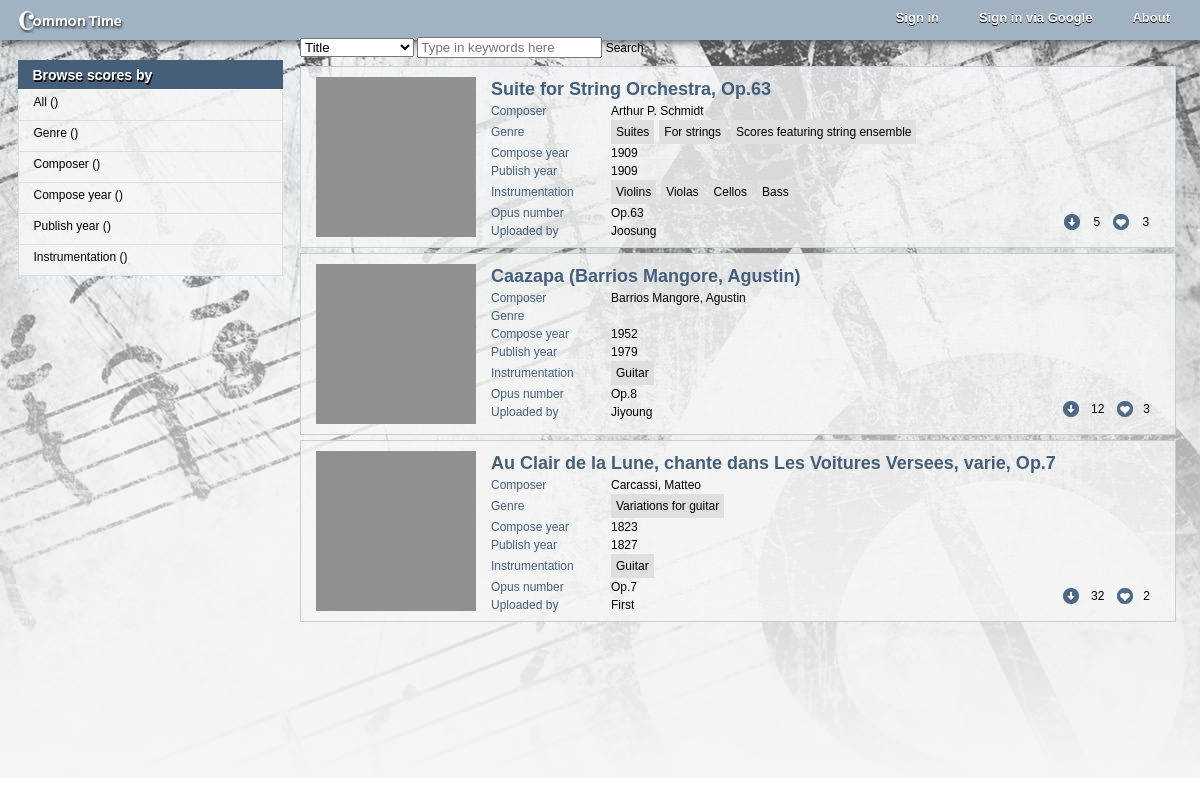
Screenshot of /browse.php with the database file from the repository.
### tables this page shows
CREATE TABLE `CT_Score` (
  `id` int(11) NOT NULL AUTO_INCREMENT,
  `title` varchar(100) NOT NULL,
  `isFlagged` int(11) DEFAULT '0',
  `isPublic` int(11) NOT NULL DEFAULT '0',
  `composer` varchar(200) DEFAULT NULL COMMENT 'foreign key',
  `composeYear` int(11) DEFAULT NULL,
  `publishYear` int(11) DEFAULT NULL,
  `description` varchar(4000) DEFAULT NULL,
  `downloadLink` varchar(4000) DEFAULT 'assets/scores/sample.jpg',
  `downloads` int(11) NOT NULL DEFAULT '0',
  `likes` int(11) DEFAULT '0',
  `likeList` varchar(4000) DEFAULT NULL,
  `timestamp` int(11) NOT NULL DEFAULT '0',
  `uploadedBy` int(11) NOT NULL DEFAULT '0' COMMENT 'foreign key',
  `language` varchar(45) DEFAULT NULL,
  `opusNum` varchar(45) DEFAULT NULL,
  `key` varchar(45) DEFAULT NULL,
  PRIMARY KEY (`id`)
);

CREATE TABLE `CT_Genre` (
  `id` int(11) NOT NULL AUTO_INCREMENT,
  `refScore` int(11) DEFAULT NULL,
  `genre` varchar(50) NOT NULL,
  PRIMARY KEY (`id`)
);

CREATE TABLE `CT_Instrumentation` (
  `id` int(11) NOT NULL AUTO_INCREMENT,
  `refScore` int(11) DEFAULT NULL,
  `instrumentation` varchar(200) NOT NULL,
  PRIMARY KEY (`id`)
);

CREATE TABLE `CT_User` (
  `id` int(11) NOT NULL AUTO_INCREMENT,
  `userEmail` varchar(50) NOT NULL,
  `userPw` varchar(1000) NOT NULL,
  `firstName` varchar(50) NOT NULL,
  `middleName` varchar(50) DEFAULT NULL,
  `lastName` varchar(50) NOT NULL,
  `level` int(11) NOT NULL DEFAULT '1' COMMENT 'for penalizing & incentivizing purposes',
  `redFlag` int(11) DEFAULT '0',
  `joinDate` timestamp NULL DEFAULT NULL,
  `lastAccess` timestamp NULL DEFAULT NULL,
  `avatarPic` varchar(200) DEFAULT 'assets/images/profile.jpg',
  `securityQ` varchar(200) DEFAULT NULL,
  `securityA` varchar(200) DEFAULT NULL,
  `emailSHA` varchar(100) NOT NULL,
  PRIMARY KEY (`id`)
);

### functions.php (called while the page is built, shortened)
<?php
function idToValue($val, $table, $condition){
	global $connect;
	$query = "SELECT ".mysql_real_escape_string($val)." FROM ".mysql_real_escape_string($table)." WHERE id = ".mysql_real_escape_string($condition).";";
	$result = mysql_query($query, $connect);
	$data = @mysql_fetch_array($result);
	return $data;
}
?>

### browse.php (the view, shortened to what this page needs)
<?php
require_once("functions.php");
?>
<!DOCTYPE html PUBLIC "-//W3C//DTD XHTML 1.0 Transitional//EN" "http://www.w3.org/TR/xhtml1/DTD/xhtml1-transitional.dtd">
<html xmlns="http://www.w3.org/1999/xhtml">
<head>
<link rel="stylesheet" href="http://code.jquery.com/ui/1.10.2/themes/smoothness/jquery-ui.css" />
<link rel="stylesheet" href="./assets/style.css">
<link rel="stylesheet" href="./assets/libraries/select/select2.css">
<link rel="stylesheet" href="http://code.jquery.com/mobile/1.3.0/jquery.mobile-1.3.0.min.css" />
<?php
if(isset($_GET['keyword'])){
	$srchType = $_GET['srchType'];
	$keyword = $_GET['keyword'];
	if($_GET['keyword'] != ''){
		$docTitle = "Search results for ".htmlentities($keyword);
	}else{
		$docTitle = "Browse music scores";
	}
	dbconnect();
	if($srchType != 'tag'){
		if($srchType == 'genre'){
			$tempQuery = "SELECT refScore FROM CT_Genre WHERE genre LIKE '%".mysql_real_escape_string($keyword)."%';";
			$tempResult = mysql_query($tempQuery, $connect);
			$fetchQuery = "SELECT * FROM CT_Score WHERE ";
			while($tempData = mysql_fetch_array($tempResult)){
				$fetchQuery .= "id = ".$tempData['refScore']." OR ";
			}
			if(mysql_num_rows($tempResult) == 0){
				$fetchQuery = "SELECT id FROM CT_Score WHERE 0;";
			}else{
				$fetchQuery = substr($fetchQuery, 0, strlen($fetchQuery)-3);
				$fetchQuery .= ";";
			}
		}else{
			if($srchType == 'instrumentation'){
				$tempQuery = "SELECT refScore FROM CT_Instrumentation WHERE instrumentation = '".mysql_real_escape_string($keyword)."';";
				$tempResult = mysql_query($tempQuery, $connect);
				if(mysql_num_rows($tempResult) > 0){
					$tempStr = ' ';
					while($tempData = mysql_fetch_array($tempResult)){
						$tempStr.= "id = ".$tempData[0]." OR ";
					}
					$tempStr = substr($tempStr, 0, strlen($tempStr)-4).";";
					$fetchQuery = "SELECT * FROM CT_Score WHERE".$tempStr;
				}else{
					$fetchQuery = "SELECT id FROM CT_Score WHERE 0;";
				}
			}else{
				$fetchQuery = "SELECT * FROM CT_Score WHERE ".mysql_real_escape_string($srchType)." LIKE '%".mysql_real_escape_string($keyword)."%' LIMIT 0, 10;";
			}
		}
	}else if($srchType == 'tag'){
		$tempQuery = "SELECT DISTINCT refScore FROM CT_ScoreTag WHERE tag LIKE '%".mysql_real_escape_string($keyword)."%';";
		$tempResult = mysql_query($tempQuery, $connect);
		$fetchQuery = "SELECT * FROM CT_Score WHERE ";
		while($tempData = mysql_fetch_array($tempResult)){
			$fetchQuery .= "id = ".$tempData['refScore']." OR ";
		}
		if(mysql_num_rows($tempResult) == 0){
			$fetchQuery = "SELECT id FROM CT_Score WHERE 0;";
		}else{
			$fetchQuery = substr($fetchQuery, 0, strlen($fetchQuery)-3);
			$fetchQuery .= ";";
		}
	}
	$fetchResult = mysql_query($fetchQuery, $connect);
}else{
	$fetchQuery = "SELECT * FROM CT_Score LIMIT 0, 10;";
	$fetchResult = mysql_query($fetchQuery, $connect);
}
?>
</head>
<body>
<div id="bg"></div>
<div class="page">
	<div class="top_nav">
    	<div class="logo_top" onclick="location.href='index.php';">
        	<img src="assets/images/logo.png"/>
        </div>
    	<div class="topmenus">
        	<ul>
            	<li id="aboutPage">About</li>
                <?php
					if(!isset($_SESSION['primaryId']) || $_SESSION['primaryId'] == ''){
						echo('
							<li id="loginW">Sign in via Google</li>
			                <div id="loginWindow">
		                	<div id="formComponents">
        	                <form id="Form_keepSigned" action="index.php" method="get" data-ajax="false">
                	        	<input type="checkbox" name="keepSignedIn" value=1 id="keepSignedIn" data-role="none">
                    	        <input type="hidden" name="loginType" value=1>
                        		<label for="keepSignedIn">Keep me signed in</label>
            	            </form>
 		                    </div>
                			</div>
							<li id="loginWN">Sign in</li>
			                <div id="loginWindowN">
		                	<div id="formComponentsN">
        	                <form id="Form_keepSignedN" action="index.php" method="post" data-ajax="false">
								<input type="text" name="userEmail" placeholder="Email"><input type="password" placeholder="Password" name="userPw">
                	        	<input type="checkbox" name="keepSignedInN" value=1 id="keepSignedInN" data-role="none">
								<label for="keepSignedInN">Keep me signed in</label>
                    	        <input type="hidden" name="loginType" value=2>
								<div data-role="fieldcontain">
									<input type="submit" id="normal_signin" value="Sign in"><input type="button" id="normal_signup" value="Sign up"><input type="button" id="normal_help" value="Help!">
								</div>
            	            </form>
 		                    </div>
                			</div>
						');
					}else{
						echo("<li id='logOut'>Log out</li>");
						echo("<li id='userPanel'>".$_SESSION['firstName']."</li>");
						echo("<li id='upload' onclick=location.href='upload.php'>Upload a score</li>");
					}
				?>
        	</ul>
        </div>
    </div>
    <div class="main_layout">
	    <div class="main_left">
    	    <div class="catList">
        	    <span class="catListHeader">Browse scores by</span>
	           	<ul>
	               	<li id="br_all">All (<span id="numAll"></span>)</li>
	                <li id="br_genre" onclick="$('.subGenre').toggle();">Genre (<span id="numGenre"></span>)</li>
	                <li id="br_composer" onclick="$('.subComposer').toggle();">Composer (<span id="numComp"></span>)</li>
	                <li id="br_composeyear" onclick="$('.subComposeYear').toggle();">Compose year (<span id="numCompYear"></span>)</li>
	                <li id="br_publishyear" onclick="$('.subPublishYear').toggle();">Publish year (<span id="numPubYear"></span>)</li>
                    <li id="br_instrumentation" onclick="$('.subInstrumentation').toggle();">Instrumentation (<span id="numInst"></span>)</li>
	            </ul>
	        </div>
	    </div>
        <div class="main_right">
        	<div class="srchbox">
	            <div id="category" data-role="fieldcontain">
                <select data-inline="true" id="srchType"  class="cat">
                    <option value="title">Title</option>
            	</select>
                </div>
                <div id="textinput" data-role="fieldcontain">
	                <input data-inline="true" type="text" id="keyword" name="keyword" placeholder="Type in keywords here" class="keyword">
    	            <a data-role="button" id="submit">Search</a>
                </div>
            </div>
            <div class="itemList">
            	<?php
				while($data = mysql_fetch_array($fetchResult)){
					$numOfResults = mysql_num_rows($fetchResult);
					$genre_Query = "SELECT * FROM CT_Genre WHERE refScore = ".$data['id'];
					$genre_Result = mysql_query($genre_Query, $connect);
					$instr_Query = "SELECT * FROM CT_Instrumentation WHERE refScore = ".$data['id'];
					$instr_Result = mysql_query($instr_Query, $connect);
					if($numOfResults > 0){
						$upBy = idToValue("firstName", "CT_User", $data["uploadedBy"]);
						$likeList = $data["likeList"];
						$likeLists = explode(",", $likeList);
						if(isset($_SESSION['userEmail']) && in_array($_SESSION['userEmail'], $likeLists)) {
							$likelink = '<img src="assets/images/like2.png">';
						} else {
							$likelink = '<img src="assets/images/like.png">';
						}
						echo('
							<div class="scoreEntity" data-link='.htmlentities($data['id']).'>
								<div class="figures"><table border=0 width="100px"><tr><td><img src="assets/images/download.png"></td><td>'.htmlentities($data["downloads"]).'</td>
									<td>'.$likelink.'</td><td>'.htmlentities($data["likes"]).'</td></tr></table></div>
                				<img src="assets/images/defaultalbumart.jpg" class="albumArt" />
		                   	<div class="textInfo">
		                   	 	<span class="title">'.htmlentities($data["title"]).'</span><br />
		                        <span class="key">Composer</span><span class="value">'.htmlentities($data["composer"]).'</span><br />
		                        <span class="key">Genre</span><span class="value">');
							while($dataGenre = @mysql_fetch_array($genre_Result)){
								echo("<span class='genres' data-link='browse.php?srchType=genre&keyword=".htmlentities($dataGenre["genre"])."'>".htmlentities($dataGenre["genre"])." </span>");
							}
							echo('</span><br />
		                        <span class="key">Compose year</span><span class="value">'.htmlentities($data["composeYear"]).'</span><br />
		                        <span class="key">Publish year</span><span class="value">'.htmlentities($data["publishYear"]).'</span><br />
		                        <span class="key">Instrumentation</span><span class="value">');
							while($dataInstr = @mysql_fetch_array($instr_Result)){
								echo("<span class='genres' data-link='browse.php?srchType=instrumentation&keyword=".htmlentities($dataInstr["instrumentation"])."'>".htmlentities($dataInstr["instrumentation"])." </span>");
							}
							echo('</span><br />
		                        <span class="key">Opus number</span><span class="value">'.htmlentities($data["opusNum"]).'</span><br />
		                        <span class="key">Uploaded by</span><span class="value">'.$upBy[0].'</span><br />
		                    </div>
		                </div>
						');
					}else {
					}
				}
				?>
            </div>
        </div>
    </div>
</div>
</body>
</html>

### assets/style.css (style rules this page uses)
a { text-decoration: none; }
body { margin: 0px; font-family: Helvetica, Arial; font-size: 12px; }
#bg { float: right; width: 100%; height: 100%; position: absolute; background: url('images/bg2.jpg') top right no-repeat; }
.logo_top { position: absolute; float: left; font-size: 20px; font-family: Kotta One; padding-left: 15px; padding-top: 10px; font-weight: bold; color: #ffffff; text-shadow: 0 2px #4E6A86; cursor: pointer; }
.top_nav { position: absolute; top: 0px; height: 40px; width: 100%; background-color: #A1B3C3; box-shadow: 0 2px 8px #555; }
.top_nav .topmenus { position: relative; float: right; margin-right: 10px; }
.top_nav ul { list-style: none; margin: 0; }
.top_nav ul li { display: inline-block; color: #fff; font-size: 13px; font-weight: bold; text-shadow: 0 1px 0 #000; float: right; height: 20px; padding-top: 10px; padding-bottom: 10px; padding-left: 20px; padding-right: 20px; cursor: pointer; }
.main_layout { position: absolute; top: 50px; width: 100%; text-align: center; }
.main_left { position: absolute; float: left; width: 300px; top: 10px; }
.main_right { position: absolute; float: left; left: 300px; }
.main_right .srchbox { position: relative; }
.main_right .itemList { position: relative; top: -10px; }
.srchbox { position: absolute; top: -13px; text-align: left; }
.srchbox #category { display: inline-block; text-align: left; }
.srchbox #textinput { text-align: left; display: inline-block; top: 3px; }
.catList { position: relative; display: inline-block; width: 265px; height: 130px; padding-left: 3px; padding-right: 3px; }
.catList ul { list-style: none; padding: 0; margin: 0; }
.catList ul li { height: 20px; background-color: rgba(245,245,245,0.9); text-align: left; color: #000; padding-left: 15px; padding-top: 5px; padding-bottom: 5px; border-bottom: solid 1px #ddd; border-left: solid 1px #ddd; border-right: solid 1px #ddd; cursor: pointer; }
.catList .catListHeader { text-align: left; height: 22px; font-size: 14px; font-weight: bold; color: #FFF; text-shadow: 1px 2px 0 #000; display: inline-block; width: 250px; background-color: #455F7B; border-bottom: solid 1px #fff; padding-top: 7px; padding-left: 15px; }
.scoreEntity { width: 99%; height: 180px; background-color: rgba(245,245,245,0.8); display: block; margin-top: 5px; border: solid 1px #cccccc; cursor: pointer; }
.scoreEntity .figures { display: inline; position: relative; float: right; right: 120px; top: 144px; width: 0px; height: 0px; }
.scoreEntity .albumArt { float: left; margin-left: 15px; margin-top: 10px; }
.textInfo { position: relative; text-align: left; left: 15px; top: 10px; width: 70%; height: 130px; }
.textInfo .title { font-size: 18px; color: #455F7B; font-weight: bold; line-height: 25px; }
.textInfo .key { display: inline-block; width: 120px; color: #455F7B; line-height: 18px; }
.textInfo .value { line-height: 18px; }
.genres { display: inline-block; padding-left: 5px; padding-right: 5px; padding-top: 3px; padding-bottom: 3px; background-color: #dfdfdf; margin-right: 5px; cursor: pointer; }

### rows the page displays
ct_score: downloads "5", likes "3", title "Suite for String Orchestra, Op.63", composer "Arthur P. Schmidt", composeYear "1909", publishYear "1909", opusNum "Op.63", ct_user.firstName "Joosung"
ct_genre: genre "Suites"
ct_genre: genre "For strings"
ct_genre: genre "Scores featuring string ensemble"
ct_instrumentation: instrumentation "Violins"
ct_instrumentation: instrumentation "Violas"
ct_instrumentation: instrumentation "Cellos"
ct_instrumentation: instrumentation "Bass"
ct_score: downloads "12", likes "3", title "Caazapa (Barrios Mangore, Agustin)", composer "Barrios Mangore, Agustin", composeYear "1952", publishYear "1979", opusNum "Op.8", ct_user.firstName "Jiyoung"
ct_instrumentation: instrumentation "Guitar"
ct_score: downloads "32", likes "2", title "Au Clair de la Lune, chante dans Les Voitures Versees, varie, Op.7", composer "Carcassi, Matteo", composeYear "1823", publishYear "1827", opusNum "Op.7", ct_user.firstName "First"
ct_genre: genre "Variations for guitar"
ct_instrumentation: instrumentation "Guitar"
